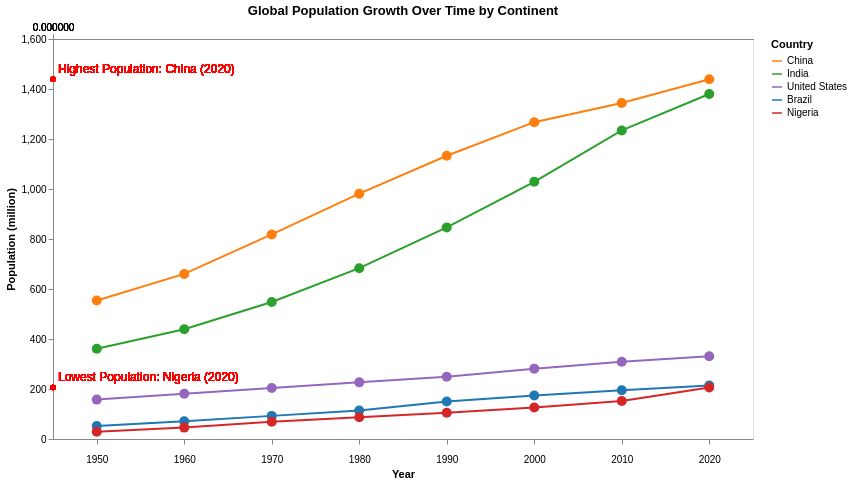

Express this chart as Vega-Lite.
### Vega-Lite specification from a JSON file in a GitHub repository (floating-point values rounded to 4 significant figures)
{"$schema": "https://vega.github.io/schema/vega-lite/v5.json", "title": "Global Population Growth Over Time by Continent", "width": 700, "height": 400, "data": {"values": [{"Country": "China", "Year": 1950, "Population": 554005000, "Continent": "Asia"}, {"Country": "China", "Year": 1960, "Population": 660330000, "Continent": "Asia"}, {"Country": "China", "Year": 1970, "Population": 818315000, "Continent": "Asia"}, {"Country": "China", "Year": 1980, "Population": 981235000, "Continent": "Asia"}, {"Country": "China", "Year": 1990, "Population": 1133020000, "Continent": "Asia"}, {"Country": "China", "Year": 2000, "Population": 1267320000, "Continent": "Asia"}, {"Country": "China", "Year": 2010, "Population": 1344130000, "Continent": "Asia"}, {"Country": "China", "Year": 2020, "Population": 1439323776, "Continent": "Asia"}, {"Country": "India", "Year": 1950, "Population": 361000000, "Continent": "Asia"}, {"Country": "India", "Year": 1960, "Population": 439235000, "Continent": "Asia"}, {"Country": "India", "Year": 1970, "Population": 548159000, "Continent": "Asia"}, {"Country": "India", "Year": 1980, "Population": 683329000, "Continent": "Asia"}, {"Country": "India", "Year": 1990, "Population": 846387000, "Continent": "Asia"}, {"Country": "India", "Year": 2000, "Population": 1028690000, "Continent": "Asia"}, {"Country": "India", "Year": 2010, "Population": 1234280000, "Continent": "Asia"}, {"Country": "India", "Year": 2020, "Population": 1380004385, "Continent": "Asia"}, {"Country": "United States", "Year": 1950, "Population": 157553000, "Continent": "North America"}, {"Country": "United States", "Year": 1960, "Population": 180671000, "Continent": "North America"}, {"Country": "United States", "Year": 1970, "Population": 203984000, "Continent": "North America"}, {"Country": "United States", "Year": 1980, "Population": 226542000, "Continent": "North America"}, {"Country": "United States", "Year": 1990, "Population": 248709000, "Continent": "North America"}, {"Country": "United States", "Year": 2000, "Population": 281421000, "Continent": "North America"}, {"Country": "United States", "Year": 2010, "Population": 308745538, "Continent": "North America"}, {"Country": "United States", "Year": 2020, "Population": 331002651, "Continent": "North America"}, {"Country": "Brazil", "Year": 1950, "Population": 51910000, "Continent": "South America"}, {"Country": "Brazil", "Year": 1960, "Population": 70700000, "Continent": "South America"}, {"Country": "Brazil", "Year": 1970, "Population": 92500000, "Continent": "South America"}, {"Country": "Brazil", "Year": 1980, "Population": 113800000, "Continent": "South America"}, {"Country": "Brazil", "Year": 1990, "Population": 150000000, "Continent": "South America"}, {"Country": "Brazil", "Year": 2000, "Population": 174000000, "Continent": "South America"}, {"Country": "Brazil", "Year": 2010, "Population": 195000000, "Continent": "South America"}, {"Country": "Brazil", "Year": 2020, "Population": 213993437, "Continent": "South America"}, {"Country": "Nigeria", "Year": 1950, "Population": 28820000, "Continent": "Africa"}, {"Country": "Nigeria", "Year": 1960, "Population": 45600000, "Continent": "Africa"}, {"Country": "Nigeria", "Year": 1970, "Population": 69000000, "Continent": "Africa"}, {"Country": "Nigeria", "Year": 1980, "Population": 87300000, "Continent": "Africa"}, {"Country": "Nigeria", "Year": 1990, "Population": 105000000, "Continent": "Africa"}, {"Country": "Nigeria", "Year": 2000, "Population": 126000000, "Continent": "Africa"}, {"Country": "Nigeria", "Year": 2010, "Population": 152000000, "Continent": "Africa"}, {"Country": "Nigeria", "Year": 2020, "Population": 206139589, "Continent": "Africa"}]}, "params": [{"name": "continent", "value": "All", "bind": {"input": "select", "options": ["All", "Asia", "Africa", "North America", "South America"], "labels": ["All", "Asia", "Africa", "North America", "South America"], "name": "Select Continent"}}], "transform": [{"calculate": "datum.Population / 1000000", "as": "Population (million)"}, {"filter": "datum.Continent == continent || continent == 'All'"}], "layer": [{"layer": [{"mark": "line", "encoding": {"x": {"field": "Year", "type": "ordinal", "title": "Year", "axis": {"values": [1950, 1960, 1970, 1980, 1990, 2000, 2010, 2020], "labelOverlap": "parity", "labelAngle": 0, "labelPadding": 10}}, "y": {"field": "Population (million)", "type": "quantitative", "title": "Population (million)", "scale": {"type": "linear"}}, "color": {"field": "Country", "type": "nominal", "scale": {"domain": ["China", "India", "United States", "Brazil", "Nigeria"], "range": ["#ff7f0e", "#2ca02c", "#9467bd", "#1f77b4", "#d62728"]}, "legend": {"title": "Country"}}, "tooltip": [{"field": "Country", "title": "Country"}, {"field": "Year", "title": "Year"}, {"field": "Population (million)", "title": "Population (million)"}]}}, {"mark": {"type": "point", "opacity": 1, "filled": true, "size": 100}, "encoding": {"x": {"field": "Year", "type": "ordinal", "title": "Year", "axis": {"values": [1950, 1960, 1970, 1980, 1990, 2000, 2010, 2020], "labelOverlap": "parity", "labelAngle": 0, "labelPadding": 10}}, "y": {"field": "Population (million)", "type": "quantitative", "title": "Population (million)", "scale": {"type": "linear"}, "axis": {"grid": false, "tickCount": 10}}, "color": {"field": "Country", "type": "nominal", "scale": {"domain": ["China", "India", "United States", "Brazil", "Nigeria"], "range": ["#ff7f0e", "#2ca02c", "#9467bd", "#1f77b4", "#d62728"]}, "legend": null}, "tooltip": [{"field": "Country", "title": "Country"}, {"field": "Year", "title": "Year"}, {"field": "Population (million)", "title": "Population (million)"}]}}]}, {"mark": {"type": "circle", "color": "red", "strokeWidth": 1.5}, "encoding": {"x": {"datum": 2020}, "y": {"datum": 1439.0}, "y2": {"datum": 1300}}, "transform": [{"filter": "continent == 'All'"}]}, {"mark": {"type": "text", "color": "red", "fontSize": 12, "align": "left", "dx": 5, "dy": -10}, "encoding": {"x": {"datum": 2020}, "y": {"datum": 1439.0}, "text": {"value": "Highest Population: China (2020)"}}, "transform": [{"filter": "continent == 'All'"}]}, {"mark": {"type": "circle", "color": "red", "strokeWidth": 1}, "encoding": {"x": {"datum": 2020}, "y": {"datum": 206.1}, "y2": {"datum": 100}}, "transform": [{"filter": "continent == 'All'"}]}, {"mark": {"type": "text", "color": "red", "fontSize": 12, "align": "left", "dx": 5, "dy": -10}, "encoding": {"x": {"datum": 2020}, "y": {"datum": 206.1}, "text": {"value": "Lowest Population: Nigeria (2020)"}}, "transform": [{"filter": "continent == 'All'"}]}]}
